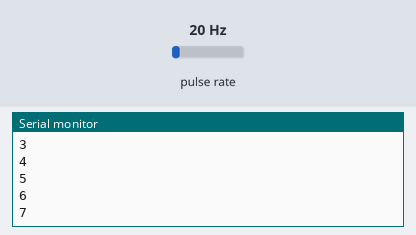
Bench run of a sketch on a simulated Arduino Uno, built with avr-gcc and run on an emulated ATmega328P. Parts: the last lines printed to the serial monitor. Wiring (inferred from the names in the program): pulse sensor: data pin 3. Inputs (shaded band) come from the test bench; at power-on: pulse rate 20 Hz.

Above: at 1.2 s.
1.3 s: pulse rate (sensor on pin 3) set to 50 Hz
At 1.32 s:
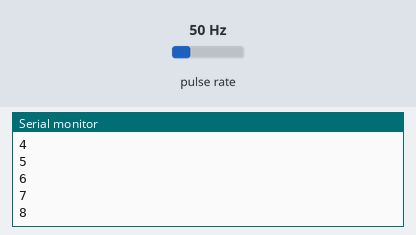
4.3 s: pulse rate (sensor on pin 3) set to 100 Hz
At 5.0 s:
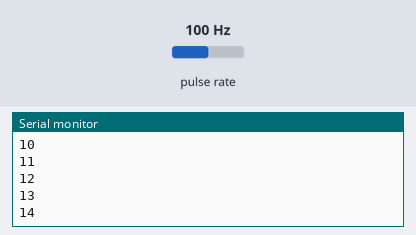
Timing chart, 0 to 7.3 s (numbered marks = the images above; inputs shaded):
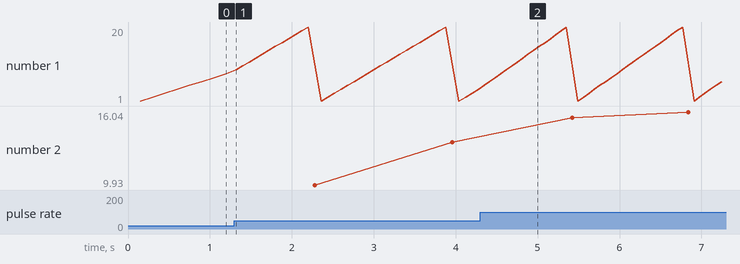

The sketch:

sensor-anemometro.ino
```cpp
//palanca 5.5cm
const int pinAnemometro = 3;
unsigned long tiempoAntes;
unsigned long  tiempo=0;
unsigned long sumaTiempo=0;
byte contador=0;
bool bandera=0;

void setup() {
   pinMode(pinAnemometro, INPUT);
   Serial.begin(9600);
   attachInterrupt(digitalPinToInterrupt(pinAnemometro), interrupcionViento,RISING );
   tiempoAntes=millis();
}

void loop() {
}

void interrupcionViento() {
  if( millis()>(50+tiempoAntes)){
    bandera=!bandera;
    if(bandera==0){
      tiempo=(millis()-tiempoAntes);
      tiempoAntes=millis();
      sumaTiempo+=tiempo;
      if(contador<=19){
        contador++;
        Serial.println(contador);
      }else{
        contador=0;
        float velocidad=(2*3.1416*0.05*3.6)/((sumaTiempo/1000.0)/20);
        Serial.print(velocidad);
        Serial.println("  Km/h");
        sumaTiempo=0;
      }
    }
  }
}
```

Measured:
- plotted number 2: 13.46 → 15.93 after the input at 4.3 s
